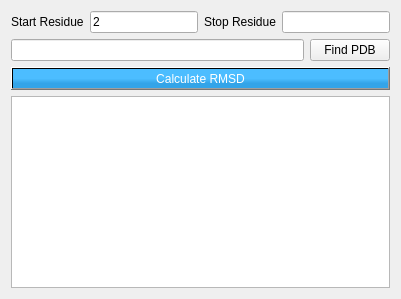
      <widget class="QWidget" name="tabRMSD">
       <attribute name="title">
        <string>RMSD</string>
       </attribute>
       <layout class="QVBoxLayout" name="verticalLayout_11">
        <item>
         <layout class="QVBoxLayout" name="verticalLayout_10">
          <item>
           <layout class="QHBoxLayout" name="horizontalLayout_3">
            <item>
             <widget class="QLabel" name="label_6">
              <property name="text">
               <string>Start Residue</string>
              </property>
             </widget>
            </item>
            <item>
             <widget class="QLineEdit" name="StartlineEdit">
              <property name="toolTip">
               <string>&lt;html&gt;&lt;head/&gt;&lt;body&gt;&lt;p&gt;Typlically 2 is the starting residue because REDCRAFT does not generate a 1.pdb file unless ran in reverse&lt;/p&gt;&lt;/body&gt;&lt;/html&gt;</string>
              </property>
              <property name="text">
               <string>2</string>
              </property>
             </widget>
            </item>
            <item>
             <widget class="QLabel" name="label_11">
              <property name="text">
               <string>Stop Residue</string>
              </property>
             </widget>
            </item>
            <item>
             <widget class="QLineEdit" name="StoplineEdit"/>
            </item>
           </layout>
          </item>
          <item>
           <layout class="QHBoxLayout" name="horizontalLayout_4">
            <item>
             <widget class="QLineEdit" name="PDBFilelineEdit"/>
            </item>
            <item>
             <widget class="QPushButton" name="PDBFinderButton">
              <property name="text">
               <string>Find PDB</string>
              </property>
             </widget>
            </item>
           </layout>
          </item>
          <item>
           <widget class="QPushButton" name="runRMSD">
            <property name="styleSheet">
             <string notr="true">background-color: qlineargradient(x1: 0.5, y1: 0.5 x2: 0.5, y2: 1, stop: 0 #4cbdff, stop: 0.5 #33a4e8);
    color: white;</string>
            </property>
            <property name="text">
             <string>Calculate RMSD</string>
            </property>
           </widget>
          </item>
          <item>
           <widget class="QTextBrowser" name="RMSDtextBrowser"/>
          </item>
         </layout>
        </item>
       </layout>
      </widget>
